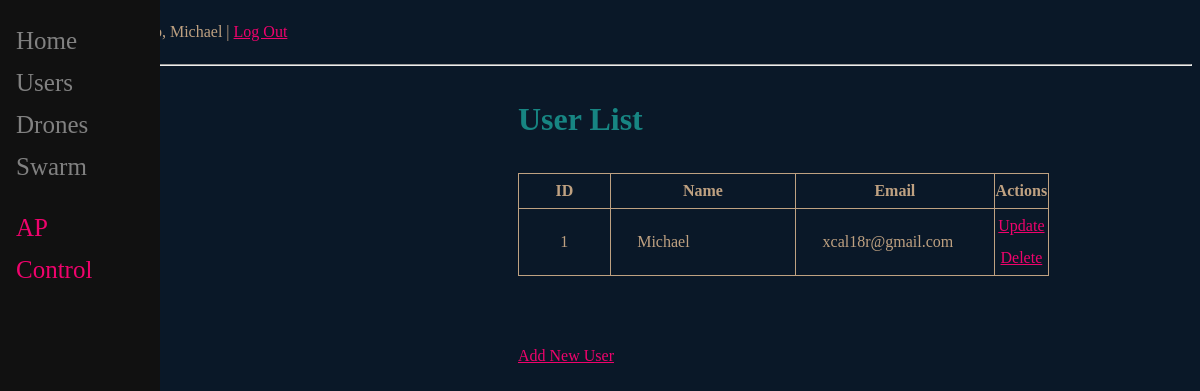
The app's page /user_list (signed in) with its own data.
### main/models.py (models this page shows, shortened)
class CustomUser(AbstractBaseUser):
    username = models.CharField(max_length=32, unique=True)
    email = models.EmailField(_("email address"),max_length=64, unique=True)
    date_joined=models.DateTimeField("dateJoined", default=timezone.now)
    last_login: DateTimeField = models.DateTimeField("lastLogin",auto_now=True)
    is_super_user = models.BooleanField(default=False)
    is_user = models.BooleanField(default=False)
    is_active = models.BooleanField(default=True)
    is_staff = models.BooleanField(default=False)
    is_admin = models.BooleanField(default=False)
    objects = MyAccountManager()
    USERNAME_FIELD = 'email'  # comment this if i want to use username
    REQUIRED_FIELDS = ['username']

### main/views.py (the view)
# urls.py: path('user_list', user_list, name='user_list'),
def user_list(request):
    users = get_user_model().objects.all()
    return render(request, 'main/user_list.html', {'users': users})

### templates/main/user_list.html (shortened to what this page needs)
{% extends 'main/base.html' %}
{% block content %}
<h1>User List</h1>
<body>
    <table  style="width:80%; border: 1px solid; border-collapse: collapse">
        <thead>
            <tr style="border: 1px solid; text-align: center;">
                <th>ID</th>
                <th style="width:20%; border: 1px solid; ">Name</th>
                <th style="width:40%; border: 1px solid;">Email</th>
                <th style="width:20%; border: 1px solid;">Actions</th>
            </tr>
        </thead>
        <tbody>
    {% for user in users %}
            <tr style="border: 1px solid; text-align: center;">
                <td style="width:20%; border: 1px solid; text-align: center; padding-left: 5%; padding-right: 5%;">{{ user.id }}</td>
                <td style="width:40%; border: 1px solid; text-align: left; padding-left: 5%; padding-right: 5%;">{{ user.username }}</td>
                <td style="width:20%; border: 1px solid; text-align: left; padding-left: 5%; padding-right: 5%;">{{ user.email }}</td>
                <td>
                    <a  href="{%url 'user_edit' user.id %}" class="btn btn-outline-secondary btn-sm"><span>Update</span></a>
                    <a  href="{%url 'user_delete' user.id %}" class="btn btn-outline-secondary btn-sm">Delete</a>
                </td>
            </tr>
        {% endfor %}
        </tbody>
    </table>
    <br>
    <br>
   <a href="{%url 'user_add' %}" class="btn btn-outline-secondary btn-sm"><span>Add New User</span></a>
</body>
{% endblock %}

### templates/main/base.html (shortened to what this page needs)
<!DOCTYPE html>
<html lang="en">
    <head>
        {% if request.user.is_authenticated %}
            <p style="margin-left:10%;">Hello, {{ request.user.username}}   | <a href="{% url 'logout' %}">Log Out</a></p>
        {% else %}
            <p style="margin-left:10%;">Hello, {{ user.username|default:'Guest' }}!  <a href="{% url 'user_add' %}">Register</a> | <a href="{% url 'login' %}">Login</a></p>
        {% endif %}
        <hr>
    </head>
    <body>
        <div class="sidenav">
            <a href="/">Home</a>
            <a href="/user_list">Users</a>
            <a href="/drone_list">Drones</a>
            <a href="/swarm_list">Swarm</a>
            <br>
            <a style="color: #EF036C;" href="/ap_list">AP</a>
            <a style="color: #EF036C;" href="/control">Control</a>
	    </div>
        <div id="content" class="main">
            {% block content %}
            {% endblock %}
        </div>
    </body>
</html>

### templates/main/base.html (style rules this page uses)
body { background-color: #0A1828; color: #BFA181; background-image: url('static/drone3.png'); background-attachment:fixed; background-position:center bottom; background-size: 50%; background-repeat: no-repeat; line-height: 2.0; ) }
a { color: #EF036C; }
h1 { color: #178582; }
.sidenav { height:100%; width:160px; position: fixed; z-index:1; top:0; left:0; background-color:#111; overflow-x: :hidden; padding-top:20px; line-height: 1.2; }
.sidenav a { padding:6px 8px 6px 16px; text-decoration: none; font-size:25px; color: #818181; display:block; }

### records on screen
CustomUser: user.username "Michael", id "1", username "Michael", email "xcal18r@gmail.com"
